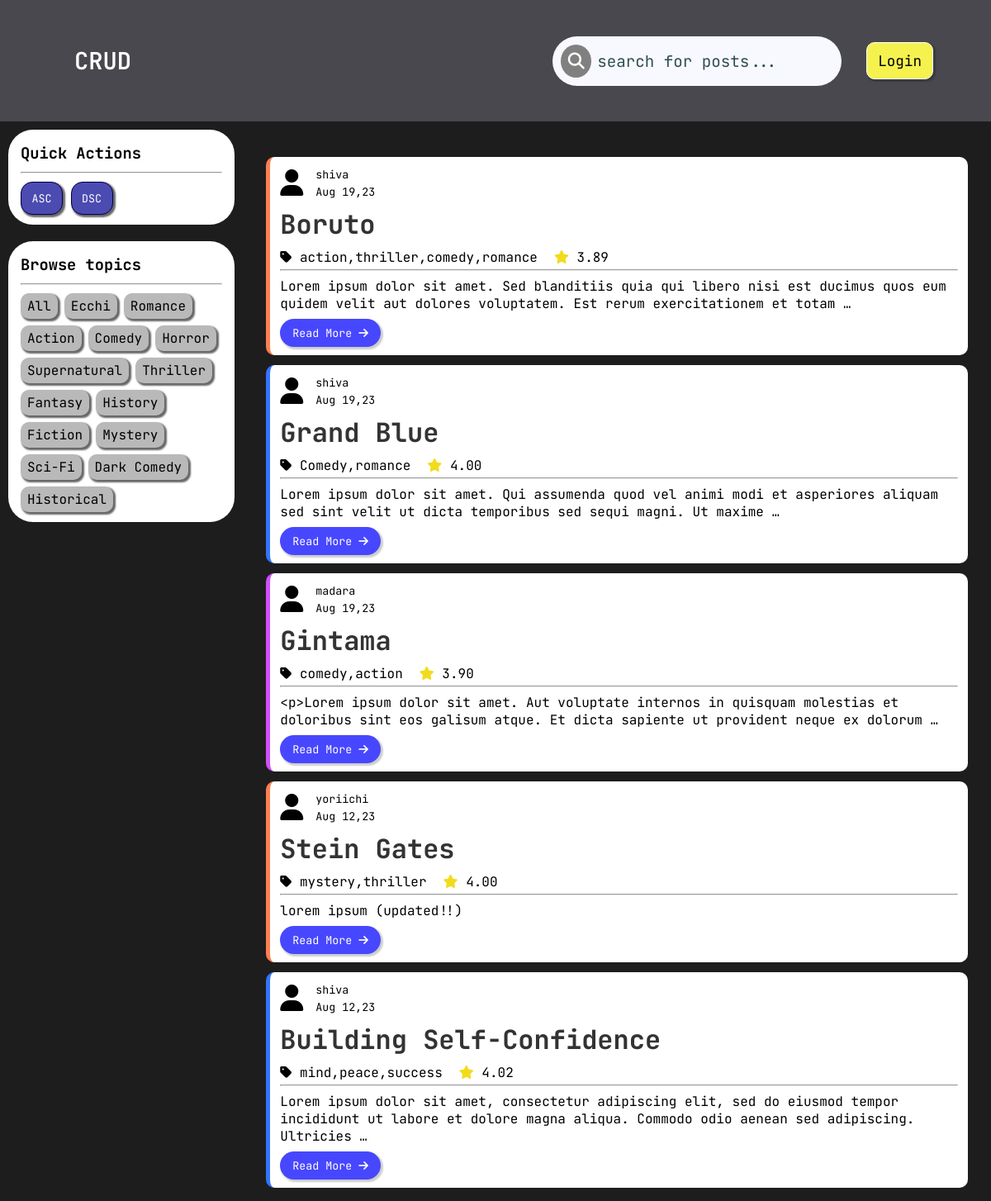
/posts/, run on an earlier commit of the app's database.
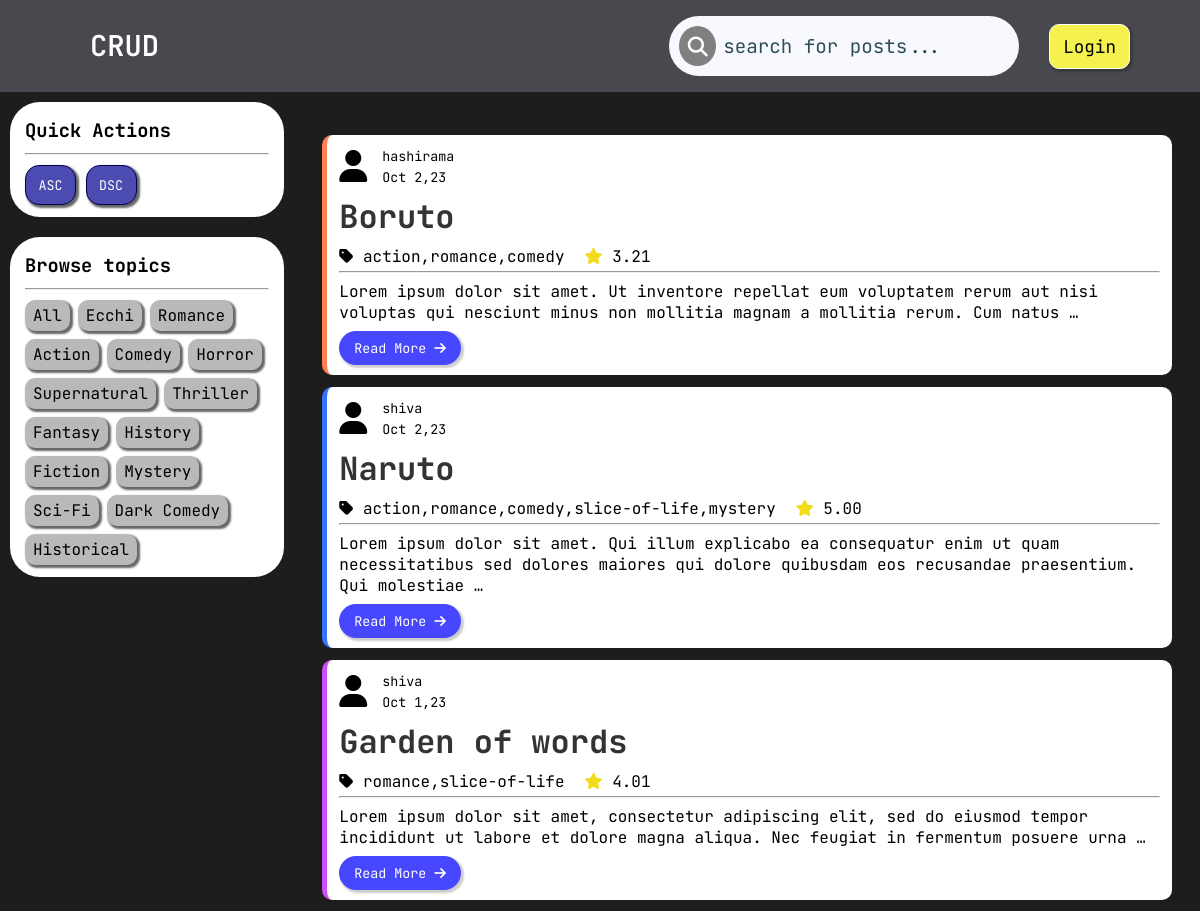
And on a later commit of the database.
### post/models.py (models this page shows, shortened)
class post(models.Model):
    title=models.CharField(max_length=100)
    author=models.ForeignKey(User,on_delete=models.CASCADE)
    genre=models.CharField(max_length=150)
    ratings=models.DecimalField(max_digits=3,decimal_places=2)
    image=models.ImageField(upload_to='posts_images/',blank=True)
    content=models.TextField()
    date_posted=models.DateTimeField(default=timezone.now)
    date_modified=models.DateTimeField(auto_now=True)
    class Meta:
       ordering=["-date_modified","-date_posted"]

### post/views.py (the view)
# urls.py: path('posts/',views.postPage,name='post-page'),
def postPage(request):
    try:
        cache=request.GET
        sort=cache.get('sort') if cache.get('sort') != None else ''
        search=cache.get('search') if cache.get('search') != None else ''
        genre=cache.get('genre') if cache.get('genre') != None else ''
        print(search,genre)
        posts=post.objects.filter(
            Q(genre__icontains=genre) |
            Q(author__username__icontains=search) |
            Q(title__icontains=search) |
            Q(content__icontains=search)
        )
        if sort=="1": posts=posts.order_by("ratings")
        if sort=="-1": posts=posts.order_by("-ratings")
        posts_count=posts.count() if genre != '' else False
        print(posts_count)
    except:
        raise "Objects not found, check whether anything is available..."
    context={'posts':posts,'post_count':posts_count}
    return render(request,'post/index.html',context)

### post/templates/post/index.html (shortened to what this page needs)
{% load static %}
<!DOCTYPE html>
<html lang="en">
<head>
    <link rel="stylesheet" href="https://cdnjs.cloudflare.com/ajax/libs/font-awesome/6.4.2/css/all.min.css" />
    <link type="text/css" rel="stylesheet" href="{% static 'css/style.css' %}">
</head>
<body>
    <div class="container">
        {% include "post/navbar.html" %}
        {% include "post/main.html" %}
        {% include "post/sidebar.html" %}
    </div>
</body>
</html>

### post/templates/post/navbar.html (shortened to what this page needs)
{% load static %}
<div class="navbar">
    <h2 class="header">CRUD</h2>
    <div class="nav">
        <form class="search" action="" method='GET'>
            <button type="submit"></button>
            <input type="text" name="search" id="searchbar" placeholder="search for posts...">
        </form>
        <button type="submit" class="login">
        {% if request.user.is_authenticated %}
            <a href="{% url 'logout-page' %}">Logout</a>
        {% else %}
            <a href="{% url 'login-page' %}">Login</a>
        {% endif %}
        </button>
    </div>
</div>

### post/templates/post/main.html (shortened to what this page needs)
{% load static %}
<div class="main">
    <br>
    {% for post in posts %}
    <div class="card {% cycle 'color1' 'color2' 'color3' %}">
        <div class="author-info grid">
            <div class="image">
                <i class="fa-solid fa-user fa-2xl"></i>
            </div>
            <div class="info-container">
                <div class="author"><small>{{ post.author }}</small></div>
                <div class="date-posted"><small>{{ post.date_posted | date:"M j,y" }}</small></div>
            </div>
        </div>
        <h1 class="title">{{ post.title }}</h1>
        <div class="post-details flex">
            <div class="genre"><i class="fa-solid fa-tag"></i> {{ post.genre }}</div>
            <div class="rating"><i class="fa-solid fa-star"></i> {{post.ratings}}</div>
        </div>
        <hr>
        <p class="content">{{ post.content|truncatewords:25 }}</p>
        <button class="read-more" type="submit"><a href="{% url 'detailed-post' post.id %}">Read More <i class="fa-solid fa-arrow-right"></i></a></button>
    </div>
    {% endfor %}
</div>

### post/templates/post/sidebar.html (shortened to what this page needs)
{% load static %}
<div class="sidebar">
    <div class="controls sidebar-card">
        <h3>Quick Actions</h3>
        <hr>
        <button type="submit"><a href="{% url 'post-page' %}?sort=1">ASC</a></button>
        <button type="submit"><a href="{% url 'post-page' %}?sort=-1">DSC</a></button>
    </div>
    <div class="topics sidebar-card">
        <h3>Browse topics</h3>
        <hr>
        <ul class="topics-list">
            <li class="topic"><a href="{% url 'post-page' %}">All</a></li>
            <li class="topic"><a href="{% url 'post-page' %}?genre=ecchi">Ecchi</a></li>
            <li class="topic"><a href="{% url 'post-page' %}?genre=romance">Romance</a></li>
            <li class="topic"><a href="{% url 'post-page' %}?genre=action">Action</a></li>
            <li class="topic"><a href="{% url 'post-page' %}?genre=comedy">Comedy</a></li>
            <li class="topic"><a href="{% url 'post-page' %}?genre=horror">Horror</a></li>
            <li class="topic"><a href="{% url 'post-page' %}?genre=supernatural">Supernatural</a></li>
            <li class="topic"><a href="{% url 'post-page' %}?genre=thriller">Thriller</a></li>
            <li class="topic"><a href="{% url 'post-page' %}?genre=fantasy">Fantasy</a></li>
            <li class="topic"><a href="{% url 'post-page' %}?genre=history">History</a></li>
            <li class="topic"><a href="{% url 'post-page' %}?genre=fiction">Fiction</a></li>
            <li class="topic"><a href="{% url 'post-page' %}?genre=mystery">Mystery</a></li>
            <li class="topic"><a href="{% url 'post-page' %}?genre=sci-fi">Sci-Fi</a></li>
            <li class="topic"><a href="{% url 'post-page' %}?genre=dark">Dark Comedy</a></li>
            <li class="topic"><a href="{% url 'post-page' %}?genre=historical">Historical</a></li>
        </ul>
    </div>
</div>

### static/css/style.css (style rules this page uses)
:root { --text-color1:#333; --text-color2:#fff; }
* { padding:0px; margin:0px; box-sizing: border-box; list-style: none; text-decoration: none; font-family: 'JetBrains Mono', monospace; }
.flex { display:flex; flex-wrap: wrap; flex-direction: row; }
.container { height:100vh; display: grid; grid-template-columns: 1.3fr repeat(4, 1fr); grid-template-rows: .45fr repeat(4, 1fr); grid-column-gap: 0px; position:fixed; grid-row-gap: 0px; background-color: #1e1d1d; }
.navbar { grid-area: 1 / 1 / 2 / 6; padding:10px; display: flex; align-items: center; justify-content: space-between; flex-direction: row; backdrop-filter: blur(18px) saturate(60%); -webkit-backdrop-filter: blur(18px) saturate(60%); background-color: rgba(80, 80, 87, 0.86); color:var(--text-color2); }
.navbar .header { margin-left:70px; padding: 4px 10px; font-size: 1.8rem; font-weight: 600; }
.nav { display: flex; flex-direction: row; align-items: center; justify-content: space-evenly; gap:30px; margin-right: 60px; }
.search { display: flex; flex-direction: row; align-items: center; justify-content: center; gap:5px; background-color: ghostwhite; border-radius: 60px; padding:10px; width: 350px; }
.search input { border:0; outline:none; flex:1; padding:2px; font-size: 1.2rem; background: transparent; }
.navbar .login { padding:10px 13px; font-size: 1.1rem; border:0.5px solid var(--text-color2); border-radius:10px; box-shadow: 2px 2px 2px 1px rgba(0, 0, 0, 0.2); background-color: rgb(245, 242, 79); }
.navbar .login a { color: #000; }
.controls button a { color: #fff; }
::placeholder { color:darkslategray; }
.search button { border:0; outline:none; height:40px; width:40px; border-radius: 50%; background-color: grey; cursor: pointer; }
.sidebar { grid-area: 2 / 1 / 6 / 2; padding:10px; }
.sidebar-card { background-color: #fff; padding:12px 15px; border-radius: 30px; margin-bottom: 20px; }
.topics-list { display: flex; flex-direction: row; flex-wrap: wrap; gap: 8px; }
.controls h3, .controls hr { margin-top: 4px; margin-bottom: 10px; }
.topics h3, .topics hr { margin-bottom: 10px; margin-top: 4px; }
.topic { background-color: rgb(185, 185, 185); border-radius: 10px; padding: 5px 8px; box-shadow: 2px 2px 2px 1px rgba(0, 0, 0, 0.6); }
.topic a { color: #000; }
.controls button { background-color: rgb(75, 75, 177); padding: 10px 12.5px; color: #fff; outline: none; border-radius: 14px; border: 1px solid rgb(1, 1, 78); box-shadow: 2px 2px 2px 1px rgba(0, 0, 0, 0.6); }
.main { grid-area: 2 / 2 / 6 / 6; padding:10px; overflow-y: auto; }
.main .card { background-color: white; padding: 10px 12px; margin: 12px 18px; border-radius: 10px; }
.color1 { border-left: 5px solid coral; }
.color2 { border-left: 5px solid rgb(51, 116, 255) }
.color3 { border-left: 5px solid rgb(210, 78, 250); }
.card .title { color: var(--text-color1); }
.author-info { display: flex; flex-direction: row; gap: 15px; align-items: center; justify-content: flex-start; }
.author-info i { color: #000; }
.card h1 { margin: 8px 0; font-weight: bolder; color:#000; }
.card .post-details { margin:4px 0; }
.post-details { gap:20px; }
.post-details .rating i { color: rgb(241, 220, 28); }
hr { margin: 2px 0 4px 0; }
.card p { margin: 8px 0; }
.card .read-more { padding: 8px 15px; background-color: rgb(71, 71, 255); border-radius: 20px; box-shadow: 2px 2px 2px 1px rgba(0, 0, 0, 0.2); border: 0; outline: none; }
.read-more a { color: var(--text-color2); }

What changed in the data, as far as the page shows it:
removed post: author "shiva", date_posted "Aug 19,23", title "Boruto", genre "action,thriller,comedy,romance", ratings "3.89", content "Lorem ipsum dolor sit amet. Sed blanditiis quia qui libero nisi est ducimus quos eum quidem velit aut dolores voluptatem. Est rerum exercitationem et totam …"
removed post: author "shiva", date_posted "Aug 19,23", title "Grand Blue", genre "Comedy,romance", ratings "4.00", content "Lorem ipsum dolor sit amet. Qui assumenda quod vel animi modi et asperiores aliquam sed sint velit ut dicta temporibus sed sequi magni. Ut maxime …"
removed post: author "madara", date_posted "Aug 19,23", title "Gintama", genre "comedy,action", ratings "3.90", content "<p>Lorem ipsum dolor sit amet. Aut voluptate internos in quisquam molestias et doloribus sint eos galisum atque. Et dicta sapiente ut provident neque ex dolorum …"
removed post: author "yoriichi", date_posted "Aug 12,23", title "Stein Gates", genre "mystery,thriller", ratings "4.00", content "lorem ipsum (updated!!)"
removed post: author "shiva", date_posted "Aug 12,23", title "Building Self-Confidence", genre "mind,peace,success", ratings "4.02", content "Lorem ipsum dolor sit amet, consectetur adipiscing elit, sed do eiusmod tempor incididunt ut labore et dolore magna aliqua. Commodo odio aenean sed adipiscing. Ultricies …"
added post: author "hashirama", date_posted "Oct 2,23", title "Boruto", genre "action,romance,comedy", ratings "3.21", content "Lorem ipsum dolor sit amet. Ut inventore repellat eum voluptatem rerum aut nisi voluptas qui nesciunt minus non mollitia magnam a mollitia rerum. Cum natus …"
added post: author "shiva", date_posted "Oct 2,23", title "Naruto", genre "action,romance,comedy,slice-of-life,mystery", ratings "5.00", content "Lorem ipsum dolor sit amet. Qui illum explicabo ea consequatur enim ut quam necessitatibus sed dolores maiores qui dolore quibusdam eos recusandae praesentium. Qui molestiae …"
added post: author "shiva", date_posted "Oct 1,23", title "Garden of words", genre "romance,slice-of-life", ratings "4.01", content "Lorem ipsum dolor sit amet, consectetur adipiscing elit, sed do eiusmod tempor incididunt ut labore et dolore magna aliqua. Nec feugiat in fermentum posuere urna …"
